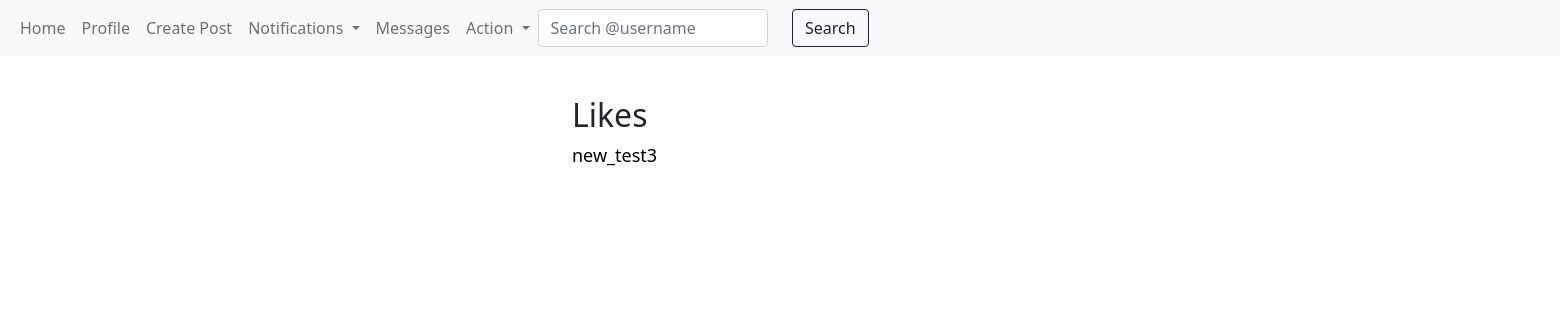
The page /profile/post-likes/6/ (signed in) on the database as committed earlier.
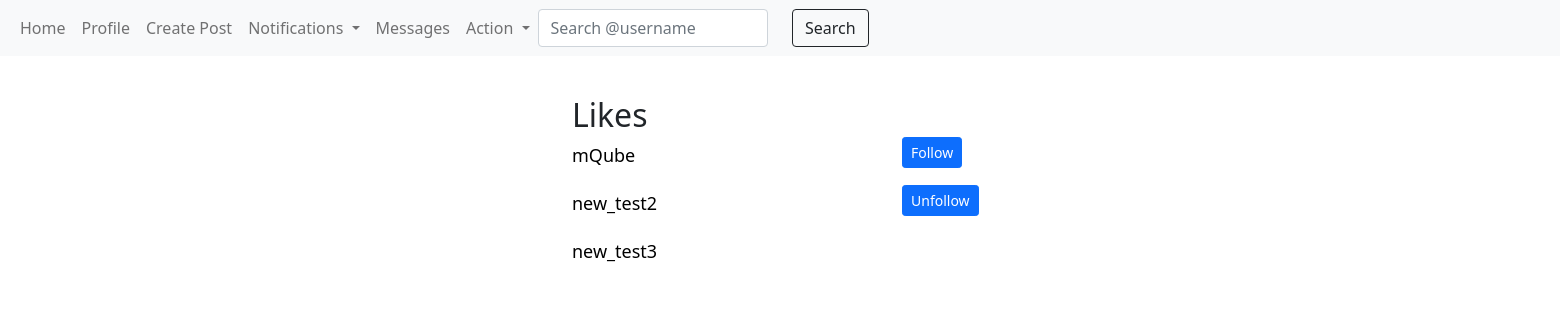
The same page on the database as committed later.
### Posts/models.py (models this page shows, shortened)
class PostLike(models.Model):
    liker = models.ForeignKey(User, on_delete=models.CASCADE, related_name='posts_liked')
    post = models.ForeignKey(Post, on_delete=models.CASCADE, related_name='likes')
    like_date = models.DateTimeField(auto_now_add=True)
    class Meta:
        ordering = ('-like_date',)

### Profile/views.py (the view)
# urls.py: path('post-likes/<int:pk>/', views.post_likers, name='post_likers'),
def post_likers(req, pk):
    post = Post.objects.get(pk=pk)
    likes = PostLike.objects.filter(post=post)
    follow = Follow.objects.filter(follower=req.user).values_list('following', flat=True)
    return render(req, 'Profile/users_list.html', context={'likes':likes, 'like_list':True, 'follow':follow})

### Posts/templatetags/custom_filter.py (called while the page is built)
@register.filter
def unread_count(notifications):
    unread = notifications.filter(unread=True).count()
    return unread

@register.filter
def alert(inbox_alert):
    if inbox_alert.filter(alert=True):
        return True
    return False

### Profile/models.py (called while the page is built)
    def __str__(self):
        return f'{self.notifier} {self.notification}.'

### templates/Profile/users_list.html (shortened to what this page needs)
{% extends 'base.html' %}
{% load custom_filter %}
{% block body %}
    <div class="row">
        {% if followers %}
        <div class="offset-sm-4">
            <h2>Followers</h2>
        </div>
        {% for f in current_user.follower.all %}
        <div class="col-sm-3 offset-sm-4">
            <a href="{% url 'profile:user_profile' pk=f.follower.pk %}" style="font-size: 18px; text-decoration: none; color: #000; display: inline-block;">{{f.follower}}</a>
        </div>
        <div class="col-sm-2">
            {% if user != f.follower %}
            {% if f.follower.pk in follow %}
            <a href="{% url 'profile:unfollow' pk=f.follower.pk %}" class="btn btn-sm btn-primary" style="margin-top: -8px;">Unfollow</a>
            {% else %}
            <a href="{% url 'profile:follow' pk=f.follower.pk %}" class="btn btn-sm btn-primary" style="margin-top: -8px;">Follow</a>
            {% endif %}
            {% endif %}
        </div>
        <br>
        <br>
        {% endfor %}
        {% elif like_list %}
        <div class="offset-sm-4">
            <h2>Likes</h2>
        </div>
        {% for like in likes %}
        <div class="col-sm-3 offset-sm-4">
            <a href="{% url 'profile:user_profile' pk=like.liker.pk %}" style="font-size: 18px; text-decoration: none; color: #000; display: inline-block;">{{like.liker}}</a>
        </div>
        <div class="col-sm-2">
            {% if user != like.liker %}
            {% if like.liker.pk in follow %}
            <a href="{% url 'profile:unfollow' pk=like.liker.pk %}" class="btn btn-primary btn-sm" style="margin-top: -8px;">Unfollow</a>
            {% else %}
            <a href="{% url 'profile:follow' pk=like.liker.pk %}" class="btn btn-primary btn-sm" style="margin-top: -8px;">Follow</a>
            {% endif %}
            {% endif %}
        </div>
        <br>
        <br>
        {% endfor %}
        {% endif %}
    </div>
{% endblock %}

Rows that differ between the two databases and show on the page:
added PostLike: liker "mQube", shows "Follow"
added PostLike: liker "new_test2", shows "Unfollow"
